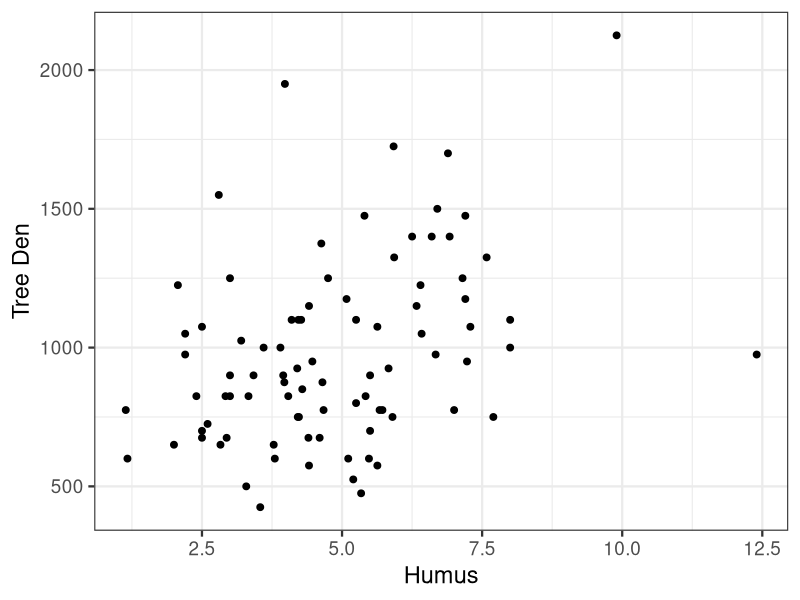

Reproduce this figure in R.
## ---- chunk 1
library(knitr)
opts_chunk$set(fig.height=4.5, comment=NA, 
               warning=FALSE, message=FALSE, 
               dev="jpeg", echo=TRUE)
library(readxl)
library(dplyr)
library(tidyr)
## ---- chunk 2
hemlock_data <- read_excel("./data/18/hemlock.xlsx")

str(hemlock_data)
## ---- chunk 3
hemlock_sites <- read_excel("./data/18/hemlock.xlsx", sheet=2)

str(hemlock_sites)
## ---- chunk 4
nrow(hemlock_data)

nrow(hemlock_sites)
## ---- chunk 5
hem_inner <- inner_join(hemlock_data, hemlock_sites)
## ---- chunk 6
nrow(hemlock_data)
## ---- chunk 7
nrow(hemlock_sites)
## ---- chunk 8
nrow(hem_inner)
## ---- chunk 9
library(ggplot2)
qplot(Humus, `Tree Den`, data=hem_inner) +
  geom_point(size=2) +
  theme_bw(base_size=17)
## ---- chunk 10
hem_left <- left_join(hemlock_data, hemlock_sites)
## ---- chunk 11
nrow(hem_left)
## ---- chunk 12
hem_right <- right_join(hemlock_data, hemlock_sites)
## ---- chunk 13
nrow(hem_right)
## ---- chunk 14
hem_full <- full_join(hemlock_data, hemlock_sites)
## ---- chunk 15
nrow(hem_full)
## ---- chunk 16
hem_semi <- semi_join(hemlock_data, hemlock_sites)
## ---- chunk 17
nrow(hem_semi)
## ---- chunk 18
hem_anti <- anti_join(hemlock_data, hemlock_sites)
## ---- chunk 19
nrow(hem_anti)
